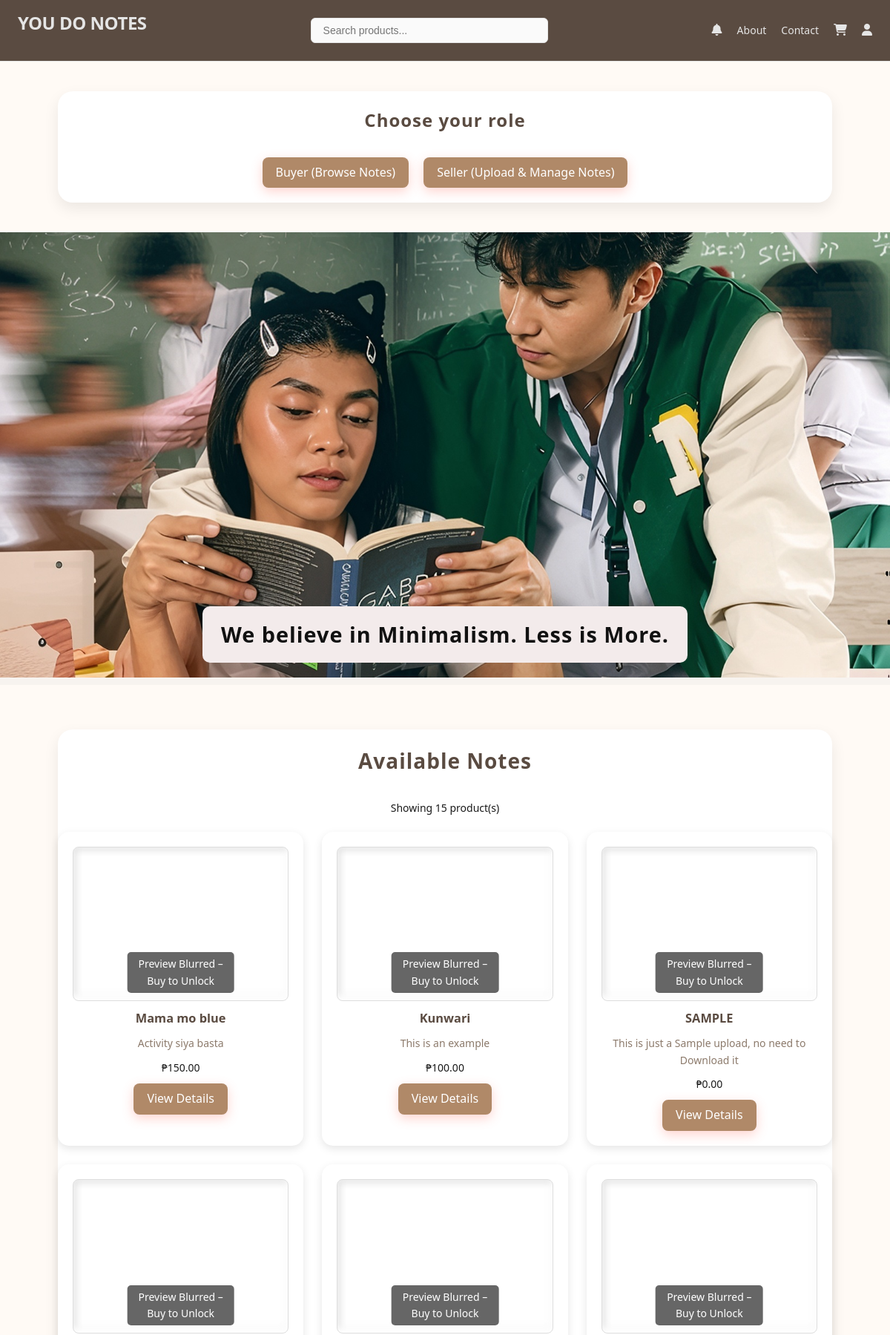
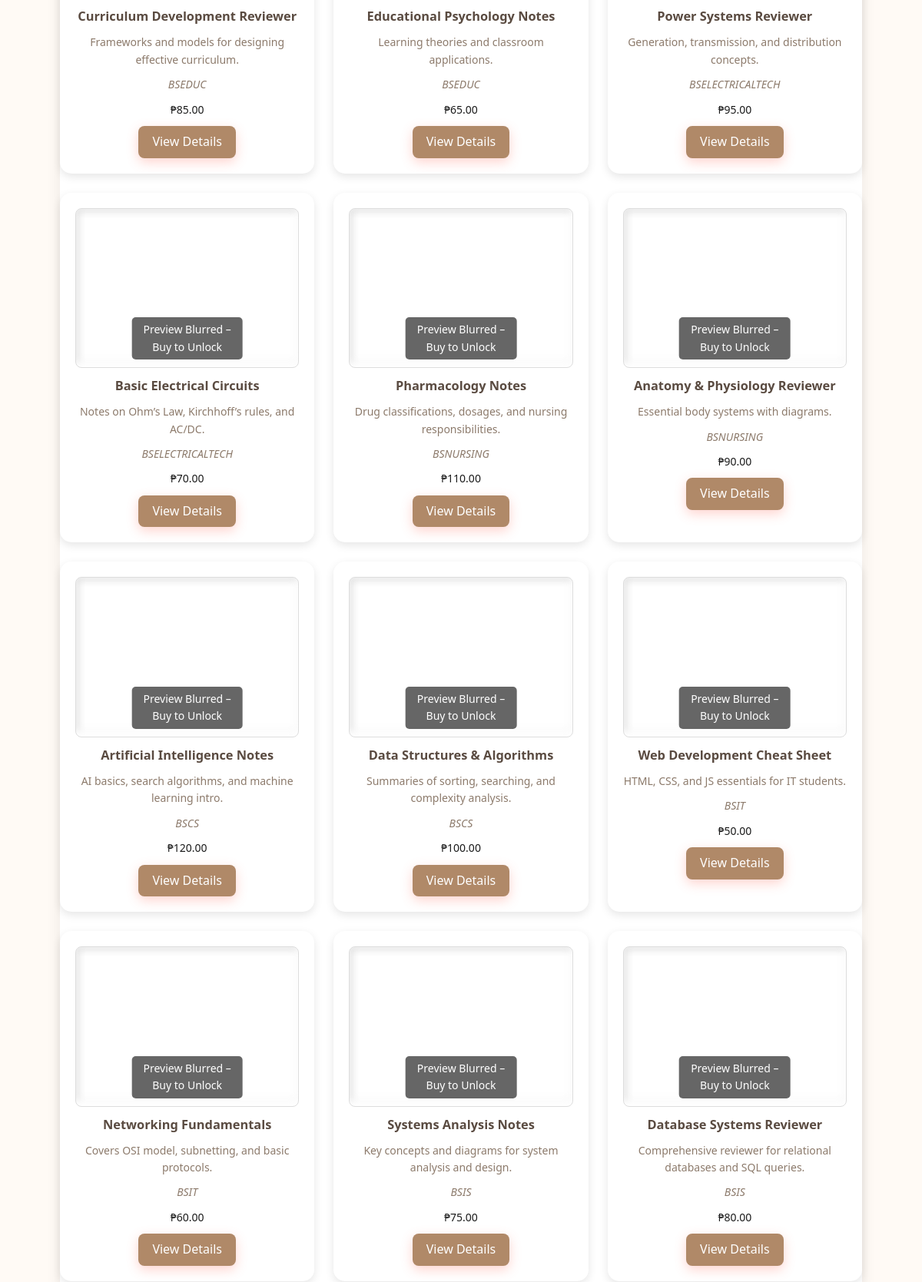
The app's page /products.php (signed in, upper part) with its own data (2 pictures, top to bottom).
### tables this page shows
CREATE TABLE `products` (
  `id` int(11) NOT NULL,
  `title` varchar(100) DEFAULT NULL,
  `description` text DEFAULT NULL,
  `price` decimal(10,2) DEFAULT NULL,
  `seller_email` varchar(255) NOT NULL,
  `course` varchar(100) NOT NULL,
  `file_path` varchar(255) DEFAULT NULL,
  `note_link` varchar(500) DEFAULT NULL,
  `status` varchar(20) DEFAULT 'pending'
);

### products.php (the view, shortened to what this page needs)
<?php
include("config.php");
$search = "";
$query = "SELECT * FROM products WHERE 1";
$query .= " ORDER BY id DESC";
$result = mysqli_query($conn, $query);
$product_count = mysqli_num_rows($result);
?>
<!DOCTYPE html>
<html lang="en">
<head>
  <link rel="stylesheet" href="https://cdnjs.cloudflare.com/ajax/libs/font-awesome/6.4.0/css/all.min.css">
  <link rel="stylesheet" href="assets/style.css">
</head>
<body>
  <div class="navbar">
    <div class="navbar-left">
      <h2>YOU DO NOTES</h2>
    </div>
    <div class="navbar-center">
      <form method="GET" action="products.php" class="search-form">
        <input type="text" name="search" placeholder="Search products..." value="<?php echo htmlspecialchars($search); ?>">
      </form>
    </div>
    <div class="navbar-right">
      <a href="notifications.php" class="notification" title="Notifications">
        <i class="fa-solid fa-bell"></i>
      </a>
      <a href="about.php">About</a>
      <a href="contact.php">Contact</a>
      <a href="cart.php" class="cart-link" title="Cart">
        <i class="fa-solid fa-cart-shopping"></i>
      </a>
      <a href="profile.php" title="Profile"><i class="fa-solid fa-user"></i></a>
    </div>
  </div>
  <section id="user-choice">
    <div class="container">
      <h2>Choose your role</h2>
      <div class="choice-buttons">
        <a href="#notes" class="btn">Buyer (Browse Notes)</a>
        <a href="seller.php" class="btn">Seller (Upload & Manage Notes)</a>
      </div>
    </div>
  </section>
  <div class="banner">
    <h1>We believe in Minimalism. Less is More.</h1>
  </div>
<section id="notes">
    <div class="container">
        <h2>Available Notes</h2>
        <div class="product-count">
            <?php if (!empty($search)): ?>
                Found <?php echo $product_count; ?> product(s) for "<?php echo htmlspecialchars($search); ?>"
            <?php else: ?>
                Showing <?php echo $product_count; ?> product(s)
            <?php endif; ?>
        </div>
        <div class="notes-grid">
            <?php if ($product_count > 0): ?>
                <?php while ($row = mysqli_fetch_assoc($result)): ?>
                    <?php
                    $isMatch = !empty($search) && (
                        stripos($row['title'], $search) !== false ||
                        stripos($row['description'], $search) !== false
                    );
                    ?>
                    <div class="note-card <?php echo $isMatch ? 'highlight' : ''; ?>">
                        <div class="note-preview">
                            <?php if (!empty($row['file_path'])): ?>
                                <iframe src="<?php echo $row['file_path']; ?>#toolbar=0&navpanes=0&scrollbar=0"
                                        style="width:100%; height:200px; filter: blur(5px); pointer-events:none;">
                                </iframe>
                            <?php endif; ?>
                            <div class="locked-message">Preview Blurred – Buy to Unlock</div>
                        </div>
                        <h3><?php echo htmlspecialchars($row['title']); ?></h3>
                        <p><?php echo htmlspecialchars($row['description']); ?></p>
                        <?php if (!empty($row['course'])): ?>
                            <p><em><?php echo htmlspecialchars($row['course']); ?></em></p>
                        <?php endif; ?>
                        <div class="price">₱<?php echo number_format($row['price'], 2); ?></div>
                        <a href="product_details.php?id=<?php echo $row['id']; ?>" class="btn">View Details</a>
                    </div>
                <?php endwhile; ?>
            <?php endif; ?>
        </div>
    </div>
</section>
</body>
</html>

### assets/style.css (style rules this page uses)
* { margin: 0; padding: 0; box-sizing: border-box; }
body { font-family: 'Inter', -apple-system, BlinkMacSystemFont, sans-serif; background: #ffffff; color: #1a1a1a; line-height: 1.6; font-size: 14px; }
.container { background: #ffffff; padding: 30px; border-radius: 20px; box-shadow: 0 8px 20px rgba(0,0,0,0.08); width: 350px; text-align: center; transition: transform 0.3s, box-shadow 0.3s; }
h1, h2 { color: #111111; margin-bottom: 20px; font-weight: 700; letter-spacing: 1px; }
input { width: 90%; padding: 12px; margin: 10px 0; border-radius: 12px; border: 1px solid #cccccc; background-color: #f9f9f9; outline: none; transition: border 0.3s, box-shadow 0.3s; }
.btn, button { background-color: #ff6f61; color: #fff; border: none; padding: 12px 25px; border-radius: 25px; font-size: 16px; cursor: pointer; margin-top: 15px; display: inline-block; text-decoration: none; transition: all 0.3s ease; box-shadow: 0 5px 15px rgba(255,111,97,0.3); }
.notes-grid { display: grid; grid-template-columns: repeat(auto-fill, minmax(250px, 1fr)); gap: 20px; margin-top: 20px; }
.note-card { background: #f9f9f9; padding: 20px; border-radius: 15px; box-shadow: 0px 4px 8px rgba(0,0,0,0.1); text-align: center; transition: transform 0.2s; }
body { margin: 0; font-family: 'Segoe UI', Arial, sans-serif; background: #f7f3ef; }
.container { width: 90%; max-width: 1200px; margin: 0 auto; padding: 20px 0; }
.navbar { display: flex; justify-content: space-between; align-items: center; padding: 12px 24px; background: #5a4b41; border-bottom: 1px solid #e5e5e5; position: sticky; top: 0; z-index: 100; }
.navbar-left h2 { font-size: 24px; font-weight: 700; color: #e5e5e5; letter-spacing: -0.5px; }
.navbar-center { flex: 1; max-width: 320px; margin: 0 32px; }
.navbar-center input { width: 100%; padding: 8px 16px; border: 1px solid #e5e5e5; border-radius: 6px; font-size: 14px; background: #fafafa; transition: all 0.2s ease; }
.navbar-right { display: flex; align-items: center; gap: 20px; }
.navbar-right a { color: #e5e5e5; text-decoration: none; font-size: 14px; font-weight: 400; transition: color 0.2s ease; }
.navbar-right i { font-size: 16px; }
.notification { position: relative; }
#user-choice { padding: 40px 20px; background-color: #fffaf5; text-align: center; }
#user-choice h2 { font-size: 24px; margin-bottom: 20px; color: #5a4b41; }
.choice-buttons { display: flex; justify-content: center; gap: 20px; }
#notes { padding: 60px 20px; background-color: #fffaf5; text-align: center; }
#notes h2 { font-size: 28px; margin-bottom: 30px; color: #5a4b41; }
.notes-grid { display: grid; grid-template-columns: repeat(auto-fill, minmax(250px, 1fr)); gap: 25px; margin-top: 20px; }
.note-card { background: #fff; padding: 20px; border-radius: 15px; box-shadow: 0px 4px 12px rgba(0,0,0,0.1); transition: transform 0.2s ease-in-out; }
.note-card h3 { color: #5a4b41; margin: 10px 0; }
.note-card p { color: #8c7a6b; margin-bottom: 10px; }
.note-preview { position: relative; overflow: hidden; border: 1px solid #ddd; border-radius: 8px; margin-bottom: 10px; }
.locked-message { position: absolute; bottom: 10px; left: 50%; transform: translateX(-50%); background: rgba(0,0,0,0.6); color: #fff; padding: 5px 10px; border-radius: 5px; font-size: 14px; }
.banner { background: url('/you_do_notes/images/poster.png') no-repeat center center/cover; height: 600px; display: flex; align-items: flex-end; justify-content: center; color: #fff; text-align: center; margin-bottom: 10px; }
.banner h1 { background: rgb(243, 235, 235); padding: 15px 25px; border-radius: 10px; font-size: 1.8rem; }
.btn { background: #b08968; color: #fff; padding: 8px 18px; border-radius: 8px; text-decoration: none; margin-top: 10px; transition: background 0.2s; }
html { scroll-behavior: smooth; }

### records on screen
products: title "Mama mo blue", description "Activity siya basta", price "150.00"
products: title "Kunwari", description "This is an example", price "100.00"
products: title "SAMPLE", description "This is just a Sample upload, no need to Download it", price "0.00"
products: title "Curriculum Development Reviewer", description "Frameworks and models for designing effective curriculum.", course "BSEDUC", price "85.00"
products: title "Educational Psychology Notes", description "Learning theories and classroom applications.", course "BSEDUC", price "65.00"
products: title "Power Systems Reviewer", description "Generation, transmission, and distribution concepts.", course "BSELECTRICALTECH", price "95.00"
products: title "Basic Electrical Circuits", description "Notes on Ohm’s Law, Kirchhoff’s rules, and AC/DC.", course "BSELECTRICALTECH", price "70.00"
products: title "Pharmacology Notes", description "Drug classifications, dosages, and nursing responsibilities.", course "BSNURSING", price "110.00"
products: title "Anatomy & Physiology Reviewer", description "Essential body systems with diagrams.", course "BSNURSING", price "90.00"
products: title "Artificial Intelligence Notes", description "AI basics, search algorithms, and machine learning intro.", course "BSCS", price "120.00"
products: title "Data Structures & Algorithms", description "Summaries of sorting, searching, and complexity analysis.", course "BSCS", price "100.00"
products: title "Web Development Cheat Sheet", description "HTML, CSS, and JS essentials for IT students.", course "BSIT", price "50.00"
products: title "Networking Fundamentals", description "Covers OSI model, subnetting, and basic protocols.", course "BSIT", price "60.00"
products: title "Systems Analysis Notes", description "Key concepts and diagrams for system analysis and design.", course "BSIS", price "75.00"
products: title "Database Systems Reviewer", description "Comprehensive reviewer for relational databases and SQL queries.", course "BSIS", price "80.00"

### other values on screen
$product_count "15"
